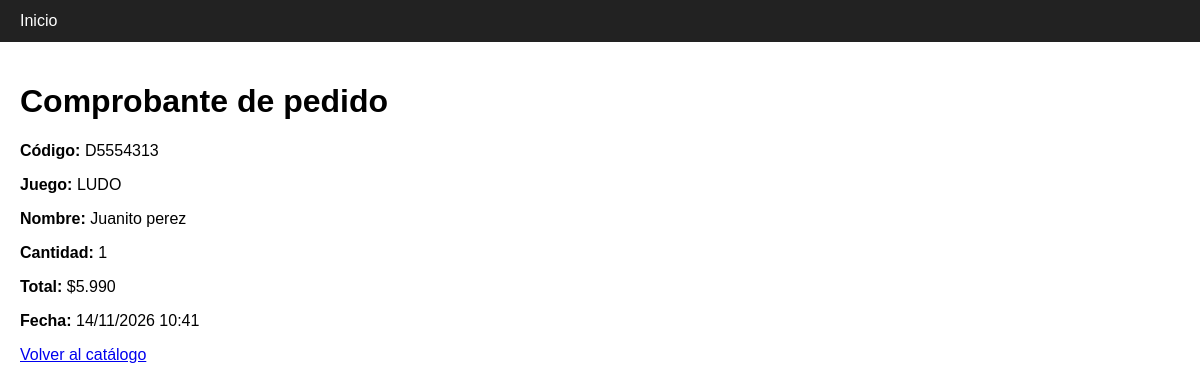
The app's page /comprobante/D5554313/ with its own data.
### tienda/models.py (models this page shows, shortened)
class Pedido(models.Model):
    juego = models.ForeignKey(Juego, on_delete=models.CASCADE, related_name="pedidos")
    nombre = models.CharField(max_length=100)
    correo = models.EmailField()
    telefono = models.CharField(max_length=20)
    cantidad = models.PositiveSmallIntegerField()
    fecha = models.DateTimeField(auto_now_add=True)
    codigo = models.CharField(max_length=8, unique=True, editable=False, blank=True)
    @property
    def total(self):
        return self.juego.precio * self.cantidad
    @property
    def total_clp(self):
        return formato_clp(self.total)

class Juego(models.Model):
    categoria = models.ForeignKey(
        Categoria, on_delete=models.CASCADE, related_name="juegos"
    )
    nombre = models.CharField(max_length=100)
    descripcion = models.TextField(blank=True)
    imagen = models.ImageField(upload_to="juegos/")
    precio = models.PositiveIntegerField()
    jugadores = models.CharField(max_length=50)
    edad_minima= models.PositiveSmallIntegerField()
    stock = models.PositiveIntegerField(default=0)
    disponible = models.BooleanField(default=True)

### tienda/views.py (the view)
# urls.py: path("comprobante/<str:codigo>/", views.comprobante, name="comprobante"),
def comprobante(request, codigo):
    pedido = get_object_or_404(Pedido, codigo=codigo)
    return render(request, "tienda/comprobante.html", {"pedido": pedido})

### tienda/utils.py (called while the page is built)
def formato_clp(valor):
    return "$" + f"{valor:,}".replace(",", ".")

### tienda/templates/tienda/comprobante.html (shortened to what this page needs)
{% extends "tienda/base.html" %}
{% block contenido %}
<h1>Comprobante de pedido</h1>
<p><strong>Código:</strong> {{ pedido.codigo }}</p>
<p><strong>Juego:</strong> {{ pedido.juego.nombre }}</p>
<p><strong>Nombre:</strong> {{ pedido.nombre }}</p>
<p><strong>Cantidad:</strong> {{ pedido.cantidad }}</p>
<p><strong>Total:</strong> {{ pedido.total_clp }}</p>
<p><strong>Fecha:</strong> {{ pedido.fecha|date:"d/m/Y H:i" }}</p>
<a href="{% url 'catalogo' %}">Volver al catálogo</a>
{% endblock %}

### tienda/templates/tienda/base.html (style rules this page uses)
body { font-family: sans-serif; margin: 0; }

### records on screen
Pedido: codigo "D5554313", juego.nombre "LUDO", nombre "Juanito perez", cantidad "1", total_clp "$5.990", fecha "14/11/2026 10:41"
